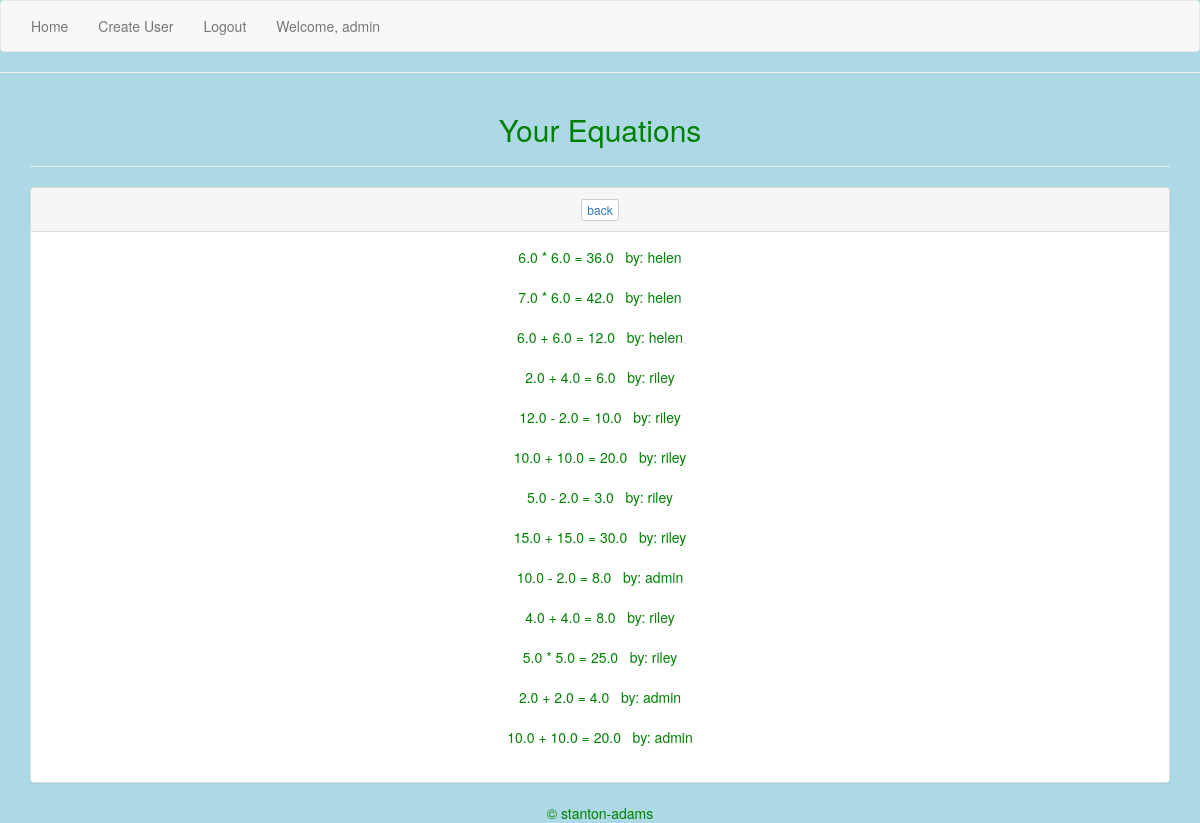
Before: /accounts/profile/1/ (signed in) with the older database file.
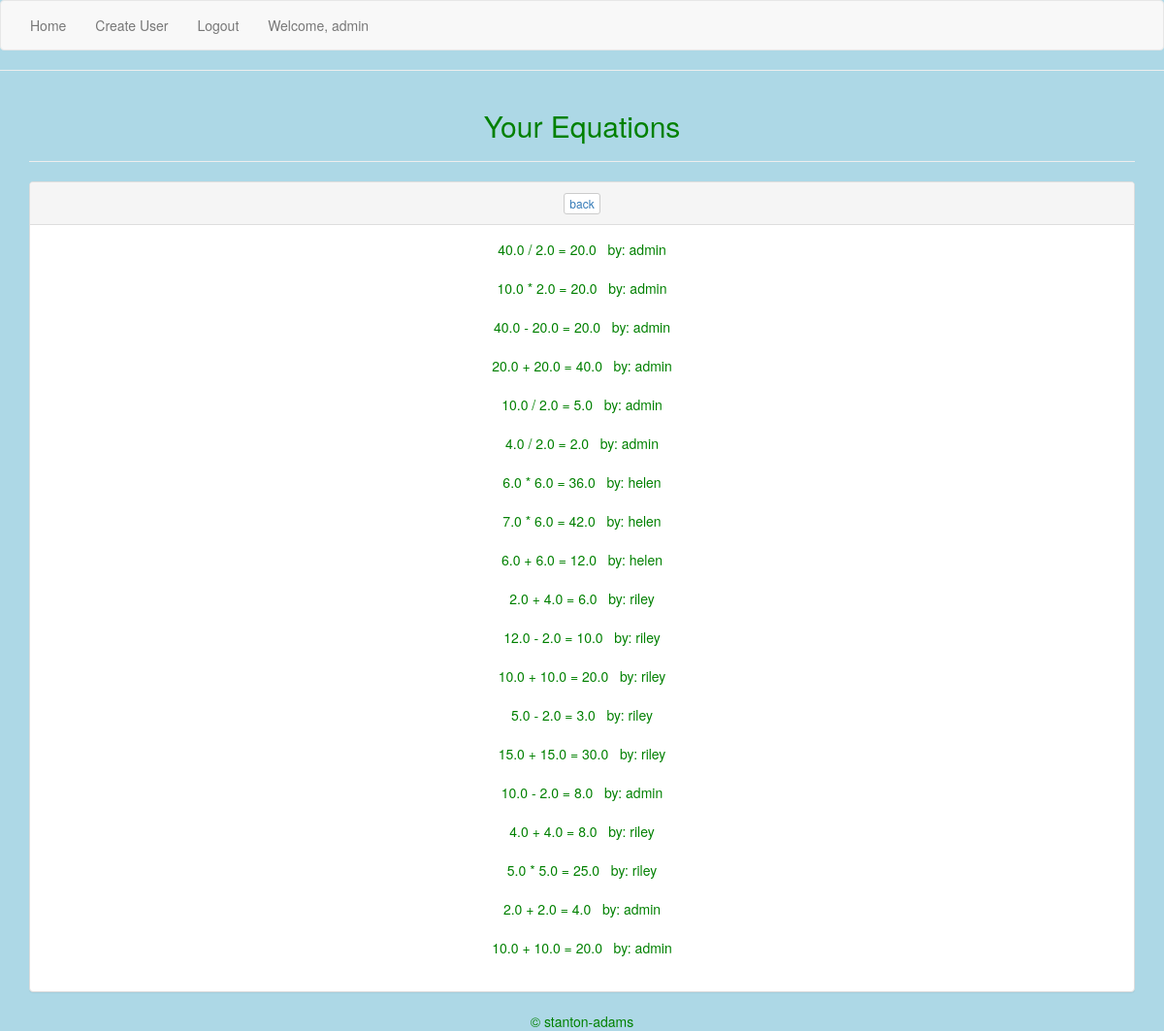
After: the same page with the newer database file.
### app/models.py (models this page shows, shortened)
class Operation(models.Model):
    created_by = models.ForeignKey('auth.User')
    created = models.DateTimeField(auto_now_add=True)
    num_1 = models.FloatField()
    operator = models.CharField(max_length=1, choices=OPERATORS, default='+')
    num_2 = models.FloatField()
    answer = models.FloatField()
    @property
    def get_answer(self):
        return "{} {} {} = {}".format(self.num_1, self.operator, self.num_2, self.answer)
    class Meta:
        ordering = ("-created", )

### app/views.py (the view)
# urls.py: url(r'^accounts/profile/(?P<pk>\d+)/$', ProfileDetailView.as_view(), name="profile_view"),
class ProfileDetailView(DetailView):
    model = Profile
    template_name = "profile_detail.html"
    def get_context_data(self, **kwargs):
        context = super().get_context_data(**kwargs)
        context["operation_detail"] = Operation.objects.all()
        return context
    def get_queryset(self):
        if self.request.user.profile.user.id:
            return Operation.objects.all()
        return Operation.objects.filter(created_by=self.request.user)

### app/models.py (called while the page is built)
    @property
    def is_owner(self):
        return self.access_level == 'o'

### templates/profile_detail.html
{% extends 'base.html' %}
{% block content %}
<div class="container">
    <h2>Your Equations</h2>
    <hr>
    <div class="panel panel-default">
      <div class="panel-heading">
        <button type="button" class="btn btn-default btn-xs"><a href="{% url 'operation_create_view' %}">back</a></button>
      </div>
      <div class="panel-body">
  {% for answer in operation_detail %}
    {% if request.user == answer.created_by or request.user.profile.is_owner %}
      {{ answer.get_answer }} &nbsp; by: {{answer.created_by}} <br>
      <br>
    {% endif %}
  {% endfor %}
</div>
</div>
</div>
{% endblock %}

### templates/base.html (shortened to what this page needs)
{% load staticfiles %}
<!DOCTYPE html>
<html>
  <head>
    <link rel="stylesheet" href="{% static 'css/bootstrap.css' %}" media="screen" title="no title">
  </head>
  <body>
    <div class="navbar navbar-default">
      <div class="container-fluid">
        <div class="nav navbar-nav">
          <li><a href="{% url 'operation_create_view' %}">Home</a></li>
          <li><a href="{% url 'user_create_view' %}">Create User</a></li>
          {% if not request.user.is_authenticated %}
          <li><a href="{% url 'login' %}">Login</a></li>
          {% else %}
          <li><a href="{% url 'logout' %}?next={% url 'operation_create_view' %}"> Logout </a></li>
          <li><a href="#">Welcome, {{request.user}}</a></li>
          {% endif %}
        </div>
      </div>
    </div>
      <hr>
    {% block content %}
    {% endblock %}
  </body>
  <footer>
  {% block footer %}
  &copy; stanton-adams
  {% endblock%}
</footer>
</html>

### templates/base.html (style rules this page uses)
body { background-color: lightblue; text-align: center; color: green; }

Changed rows visible on the page:
added Operation: get_answer "40.0 / 2.0 = 20.0", created_by "admin"
added Operation: get_answer "10.0 * 2.0 = 20.0", created_by "admin"
added Operation: get_answer "40.0 - 20.0 = 20.0", created_by "admin"
added Operation: get_answer "20.0 + 20.0 = 40.0", created_by "admin"
added Operation: get_answer "10.0 / 2.0 = 5.0", created_by "admin"
added Operation: get_answer "4.0 / 2.0 = 2.0", created_by "admin"
